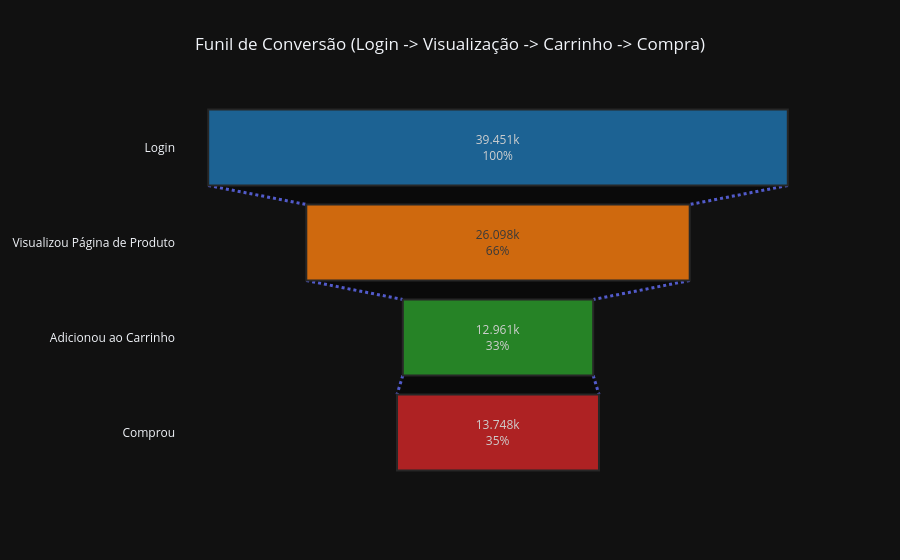

Write notebook code for a chart like this one.
### Markdown cell above
Olhando para a proporção de usuários por região e por dispositivo dentro de cada grupo, a distribuição parece bem equilibrada. Isso sugere que a randomização, apesar de ter criado grupos de tamanhos muito diferentes (A=2747, B=928), distribuiu bem as características demográficas (região, dispositivo) entre eles.

### Code cell
users_login = df_events[df_events['event_name'] == 'login']['user_id'].nunique()
users_page = df_events[df_events['event_name'] == 'product_page']['user_id'].nunique()
users_cart = df_events[df_events['event_name'] == 'product_cart']['user_id'].nunique()
users_purchase = df_events[df_events['event_name'] == 'purchase']['user_id'].nunique()

stages = ['Login', 'Visualizou Página de Produto', 'Adicionou ao Carrinho', 'Comprou']
values = [users_login, users_page, users_cart, users_purchase]

fig = go.Figure(go.Funnel(
    y=stages,
    x=values,
    textinfo="value+percent initial",
    opacity=0.8,
    marker={"color": ["#1f77b4", "#ff7f0e", "#2ca02c", "#d62728"],
            "line": {"width": 2, "color": "#2d2d2d"}},
    connector={"line": {"color": "#636efa", "dash": "dot", "width": 3}}
))

fig.update_layout(
    title_text='Funil de Conversão (Login -> Visualização -> Carrinho -> Compra)',
    title_x=0.5,
    template='plotly_dark'
)

fig.show()

### Figure 1 — Plotly figure (JSON) as saved in the notebook; plotly's stock layout.template omitted (floating-point values rounded to 4 significant figures)
{"data": [{"connector": {"line": {"color": "#636efa", "dash": "dot", "width": 3}}, "marker": {"color": ["#1f77b4", "#ff7f0e", "#2ca02c", "#d62728"], "line": {"color": "#2d2d2d", "width": 2}}, "opacity": 0.8, "textinfo": "value+percent initial", "type": "funnel", "x": [39451, 26098, 12961, 13748], "y": ["Login", "Visualizou Página de Produto", "Adicionou ao Carrinho", "Comprou"]}], "layout": {"title": {"text": "Funil de Conversão (Login -> Visualização -> Carrinho -> Compra)", "x": 0.5}}}
